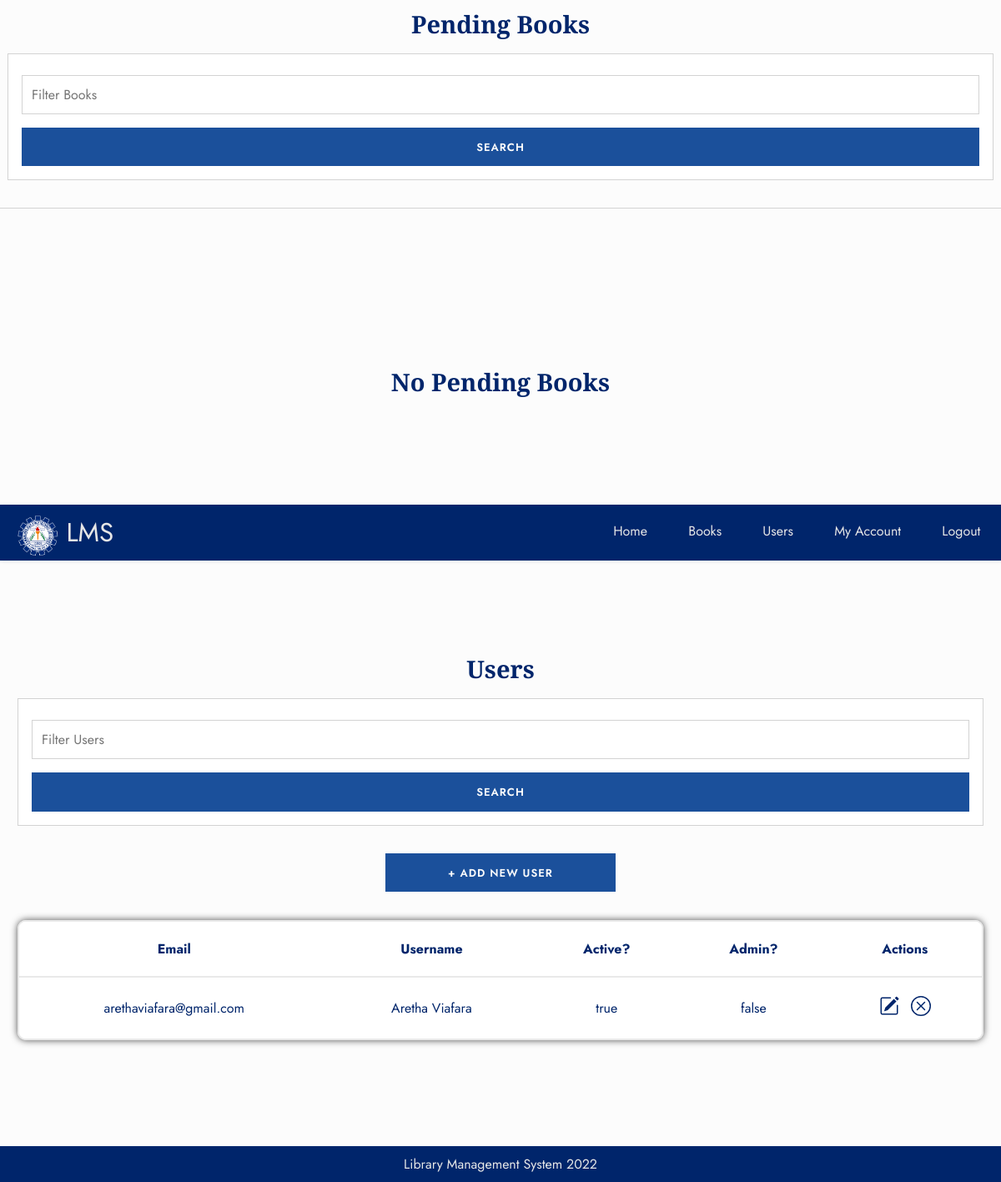
The app's page /librarian/users.php (signed in) with its own data.
### tables this page shows
CREATE TABLE `user` (
  `id` int(11) NOT NULL,
  `email` varchar(80) NOT NULL,
  `username` varchar(80) NOT NULL,
  `password` varchar(80) NOT NULL,
  `is_active` varchar(10) NOT NULL,
  `is_admin` varchar(10) NOT NULL
);

### config/global.php (called while the page is built, shortened)
<?php
    class DB {
        public function __construct($host=HOSTNAME, $port=PORT, $username=USERNAME, $password=PASSWORD, $db=DB) {
            $this -> host = $host;
            $this -> port = $port;
            $this -> username = $username;
            $this -> password = $password;
            $this -> db = $db;
            try {
                $this -> conn_str = new PDO("mysql:host={$this -> host};dbname={$this -> db};port={$this -> port};charset=utf8", $this -> username, $this -> password);
            }
            catch(PDOException $e) {
                die($e -> getMessage());
            }
        }
    }

### config/user.php (called while the page is built, shortened)
<?php
class User extends DB {
    public function __construct($email=null, $username=null, $password=null, $is_active=null, $is_admin=null) {
        $this -> email = $email;
        $this -> username = $username;
        $this -> password = $password;
        $this -> is_active = $is_active;
        $this -> is_admin = $is_admin;
    }
    public function List($id=null) {
        if ($id !== null) {
            $stmt = $this -> conn_str -> prepare("SELECT * FROM user WHERE id=?");
            $stmt->execute(array($id));
            return $stmt -> fetch();
        }
        else {
            $stmt = $this -> conn_str -> prepare("SELECT * FROM user WHERE id != {$_SESSION["id"]} LIMIT 50");
            $stmt->execute();
            return $stmt -> fetchAll();
        }
    }
}

### librarian/users.php (the view, shortened to what this page needs)
<?php
    require_once($_SERVER['DOCUMENT_ROOT'] . "/" . basename(dirname(dirname(__FILE__))) . "/snippets/user_librarian.php");
    $user_list = $user -> List();
?>
    <div class="row justify-content-center">
        <div class="col-md-12 text-center">
            <h1>Users</h1>
            <form method="get">
                <input type="text" name="s" id="search" placeholder="Filter Users" <?=isset($search) ? "value='{$search}'" : ""?>>
                <input type="submit" value="Search" name="submit">
            </form>
        </div>
        <div class="col-md-3">
        <a class="btn" href="user_add.php">+ Add New User</a>
        </div>
    </div>
    <?php if (!empty($user_list)): ?>
    <div class="row justify-content-center">
        <div class="col-md-12">
            <div class="table-container">
                <table class="mx-auto table" cellspacing="0">
                    <tr class="table-head">
                        <th>Email</th>
                        <th>Username</th>
                        <th>Active? </th>
                        <th>Admin? </th>
                        <th colspan="2">Actions</th>
                    </tr>
                <?php foreach ($user_list as $key => $users): ?>
                    <tr <?=($users-> is_active === "false") ? "style='background: #ffff0061;'" : ""?>>
                        <td><?= $users -> email ?></td>
                        <td><?= $users -> username ?></td>
                        <td><?= $users -> is_active ?></td>
                        <td><?= $users -> is_admin ?></td>
                        <td>
                            <a href='user_update.php?id=<?=$users -> id?>&token=<?=$_SESSION["csrf_token"] ?>'>
                            </a>&nbsp;
                            <?php if ($users -> is_active === "true"): ?>
                                <a href='user_deactivate.php?id=<?=$users -> id?>&token=<?=$_SESSION["csrf_token"]?>'>
                                </a>
                            <?php endif; ?>
                        </td>
                    </tr>
                <?php endforeach; ?>
                </table>
            </div>
        </div>
    </div>
    <?php elseif (empty($user_list)): ?>
        <hr><h1 class="text-center d-flex align-items-center justify-content-center" style="min-height: 50vh">No Users Available</h1><hr>
    <?php endif; ?>
<?php
    require_once($_SERVER['DOCUMENT_ROOT'] . "/" . basename(dirname(dirname(__FILE__))) . "/snippets/footer.php");?>

### static/style.css (style rules this page uses)
:root { --primary: #1b509b; --secondary: #007236; --primary-variant: #00256B; --secondary-variant: #00632F; --tertiary: #e6e6e6; --light: #fcfcfc; --font-family-default: 'Jost', sans-serif; --font-family-header: 'Playfair Display', sans-serif; --body-width: 1400px; --col-gutter: clamp(0rem, -0.2rem + 1vw, 1rem); scroll-behavior: smooth; }
*, *:before, *:after { -webkit-box-sizing: border-box; -moz-box-sizing: border-box; box-sizing: border-box; font-family: var(--font-family-default); font-display: swap; }
.btn { outline: none; display: block; text-align: center; }
a { color: inherit; text-decoration: none; transition: .3s; cursor: pointer; }
div, article, section, dl, dt, dd, table, tr, td, ul, ol, li, p, span, small, em, h1, h2, h3, h4, h5, h6, nav, figure, figcaption { padding: 0; margin: 0; }
body { width: 100%; margin: 0 auto; position: relative; background-color: var(--light); color: var(--primary-variant); font-family: var(--font-family-default); }
h1, h2, h3, h4, h5, h6 { font-family: var(--font-family-header); }
h1 { font-size: clamp(1.5rem, 1.5rem + 0.4167vw, 2rem); }
.text-center { text-align: center; }
.mx-auto { margin-left: auto; margin-right: auto; }
.justify-content-center { justify-content: center; }
.row { display: flex; display: -webkit-flex; display: -moz-flex; display: -ms-flex; display: -o-flex; flex-wrap: wrap; align-content: center; max-width: min(var(--body-width), 100%); margin: 0 auto; }
[class*="col-"] { padding: var(--col-gutter); width: 100%; }
@media screen and (min-width: 960px) { .col-md-3 { flex: 0 0 auto; width: 25%; } }
@media screen and (min-width: 960px) { .col-md-12 { flex: 0 0 auto; width: 100%; } }
.table-container { max-height: 562px; overflow: auto; border: 2px solid rgb(233, 233, 233); border-radius: 10px; box-shadow: 0px 0px 8px 0px rgba(0,0,0,0.7); -webkit-box-shadow: 0px 0px 8px 0px rgba(0,0,0,0.7); -moz-box-shadow: 0px 0px 8px 0px rgba(0,0,0,0.7); max-width: 100%; width: 100%; }
.table { position: sticky; width: 100%; background-color: #fff; white-space: nowrap; }
.table .table-head { position: sticky; top: 0; background-color: #fff; }
.table th { border-bottom: 2px solid rgb(233, 233, 233); }
.table td, .table th { text-align: center; padding: clamp(0.5rem, 0.2rem + 1.5vw, 2rem); }
form { border: 1px solid lightgray; background: #fff; padding: clamp(1rem, 0.8rem + 1vw, 2rem) 1rem 0; margin: 1rem auto; }
input[type="text"], input[type="password"], input[type="email"], input[type="date"], select { background: #fff; border: 1px solid lightgray; outline: none; padding: .7rem; width: 100%; margin-bottom: 1rem; font-size: 16px; }
.btn, input[type="submit"] { transition: .3s; width: 100%; outline: none; border: 0px; font-size: 13px; font-weight: 600; letter-spacing: 1px; color: var(--light); padding: .85rem 20px; text-transform: uppercase; background: var(--primary); margin-bottom: 1rem; }

### records on screen
user: email "arethaviafara@gmail.com", username "Aretha Viafara", is_active "true", is_admin "false"
